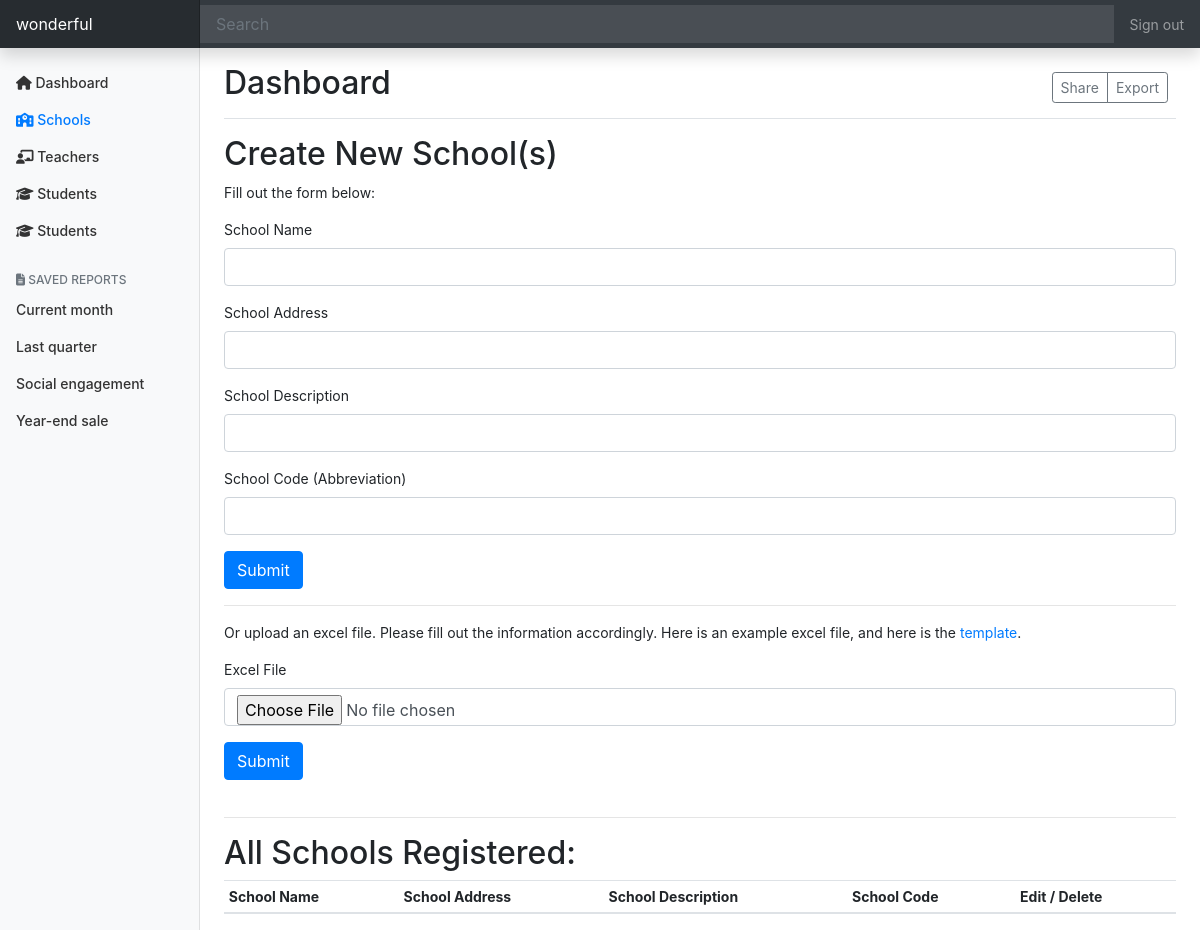
Before: /district-admin/world/schools (signed in) with the older database file.
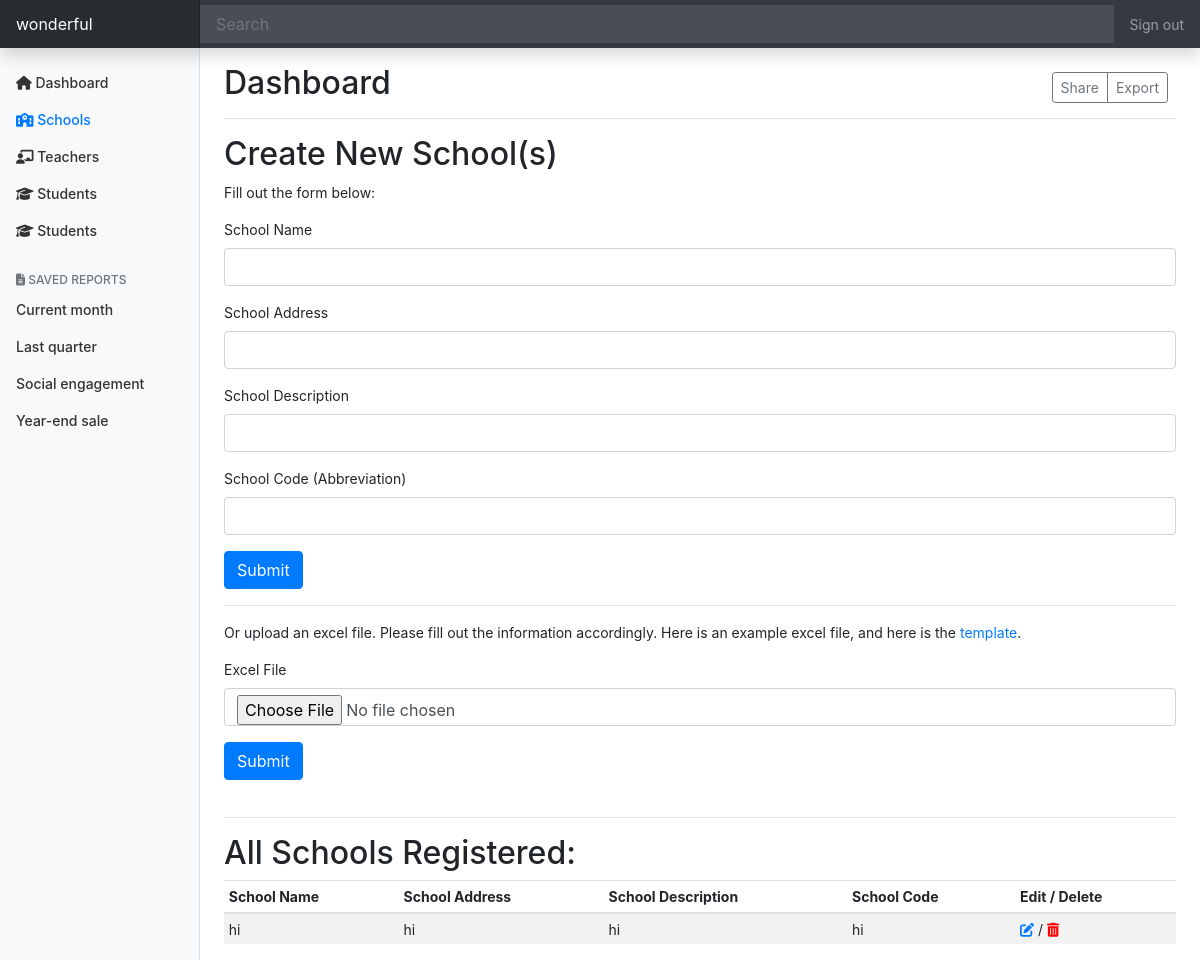
After: the same page with the newer database file.
### tables this page shows
CREATE TABLE "districts" (
	"district_id"	INTEGER PRIMARY KEY AUTOINCREMENT,
	"name"	TEXT,
	"motto"	TEXT,
	"logo"	TEXT,
	"address"	TEXT,
	"code"	TEXT
);

CREATE TABLE "schools" (
	"school_id"	INTEGER PRIMARY KEY AUTOINCREMENT,
	"district_id"	INTEGER,
	"name"	TEXT,
	"address"	TEXT,
	"description"	TEXT,
	"code"	TEXT
);

### app.py (the view)
@app.route("/district-admin/<string:code>/schools", methods=["GET", "POST"])
@login_required
def district_admin_dashboard_school(code):
    d_code = code
    user_info = c.execute("SELECT * FROM users WHERE user_id=:user_id", {
        "user_id": session.get("user_id")
    }).fetchall()
    try:
        district = c.execute("SELECT * FROM districts WHERE code=:code", {
            "code": code
        }).fetchall()[0][0]
    except IndexError:
        abort(403)
    if user_info[0][5] != "district-admin" or user_info[0][6] != district:
        abort(403)
    if request.method == "POST":
        codes = c.execute("SELECT code FROM schools WHERE district_id=:d_id", {
            "d_id": district
        }).fetchall()
        if request.form.get("name") and request.form.get(
                "address") and request.form.get(
                    "description") and request.form.get("code"):
            for code in codes:
                if request.form.get("code") == code[0]:
                    return render_template(
                        "error.html",
                        title="Invalid School Code",
                        details=
                        "School code already in use, please change school code.",
                        url=f"/district-admin/{d_code}/schools")
            c.execute(
                "INSERT INTO schools (district_id, name, address, description, code) VALUES (:district_id, :name, :address, :description, :code)",
                {
                    "district_id": int(district),
                    "name": request.form.get("name"),
                    "address": request.form.get("address"),
                    "description": request.form.get("description"),
                    "code": request.form.get("code")
                })
            conn.commit()
            return redirect(f"/district-admin/{d_code}/schools")
        elif request.files["file"]:
            filename = upload_file(app.config["UPLOAD_FOLDER"])
            wb = load_workbook(
                os.path.join(app.config["UPLOAD_FOLDER"], filename))
            sheet = wb.active
            if sheet.max_column != 4:
                flash("Wrong Format: Did you have EXACTLY 4 columns?",
                      category="danger")
                return redirect(f"/district-admin/{d_code}/schools")
            for i in range(2, sheet.max_row + 1):
                name = sheet.cell(row=i, column=1).value
                address = sheet.cell(row=i, column=2).value
                description = sheet.cell(row=i, column=3).value
                code = sheet.cell(row=i, column=4).value
                c.execute(
                    "INSERT INTO schools (district_id, name, address, description, code) VALUES (:district_id, :name, :address, :description, :code)",
                    {
                        "district_id": int(district),
                        "name": name,
                        "address": address,
                        "description": description,
                        "code": code
                    })
                conn.commit()
            os.remove(os.path.join(app.config["UPLOAD_FOLDER"], filename))
            return redirect(f"/district-admin/{d_code}/schools")
    else:
        schools = c.execute(
            "SELECT * FROM schools WHERE district_id=:district_id", {
                "district_id": district
            }).fetchall()
        return render_template("district-admin/school.html",
                               schools=schools,
                               code=code)

### helpers.py (called while the page is built)
def login_required(f):
    @wraps(f)
    def decorated_function(*args, **kwargs):
        if session.get("user_id") is None:
            return redirect("/login?next=" + request.path)
        return f(*args, **kwargs)
    return decorated_function

### templates/district-admin/school.html
{% extends "district-admin/dashboard-layout.html" %}
{% block main %}
  <div class="d-flex justify-content-between flex-wrap flex-md-nowrap align-items-center pt-3 pb-2 mb-3 border-bottom">
    <h1 class="h2">Dashboard</h1>
    <div class="btn-toolbar mb-2 mb-md-0">
      <div class="btn-group mr-2">
        <button type="button" class="btn btn-sm btn-outline-secondary">Share</button>
        <button type="button" class="btn btn-sm btn-outline-secondary">Export</button>
      </div>
    </div>
  </div>
  <h2>Create New School(s)</h2>
  <p>Fill out the form below: </p>
  <form action="/district-admin/{{ code }}/schools" method="POST">
    <div class="form-group">
      <label for="exampleInputEmail1">School Name</label>
      <input type="text" class="form-control" id="exampleInputEmail1" aria-describedby="emailHelp" name="name" required>
    </div>
    <div class="form-group">
      <label for="exampleInputEmail1">School Address</label>
      <input type="text" class="form-control" id="exampleInputEmail1" aria-describedby="emailHelp" name="address" required>
    </div>
    <div class="form-group">
      <label for="exampleInputEmail1">School Description</label>
      <input type="text" class="form-control" id="exampleInputEmail1" aria-describedby="emailHelp" name="description" required>
    </div>
    <div class="form-group">
      <label for="exampleInputEmail1">School Code (Abbreviation)</label>
      <input type="text" class="form-control" id="exampleInputEmail1" aria-describedby="emailHelp" name="code" required>
    </div>
    <button type="submit" class="btn btn-primary">Submit</button>
  </form>
  <hr>
  <p>Or upload an excel file. Please fill out the information accordingly. Here is an example excel file, and here is the <a href="/static/District-Upload-School-Template.xlsx">template</a>.</p>
  <form action="/district-admin/{{ code }}/schools" method="POST" enctype="multipart/form-data">
    <div class="form-group">
      <label for="exampleInputEmail1">Excel File </label>
      <input type="file" class="form-control" id="exampleInputEmail1" aria-describedby="emailHelp" name="file" required accept="application/vnd.openxmlformats-officedocument.spreadsheetml.sheet, application/vnd.ms-excel">
    </div>
    <button type="submit" class="btn btn-primary">Submit</button>
  </form>
  <br>
  <hr>
  <h2>All Schools Registered: </h2>
  <div class="table-responsive">
    <table class="table table-striped table-sm">
      <thead>
        <tr>
          <th>School Name</th>
          <th>School Address</th>
          <th>School Description</th>
          <th>School Code</th>
          <th>Edit / Delete</th>
        </tr>
      </thead>
      <tbody>
        {% for school in schools %}
          <tr>
            <td>{{ school[2] }}</td>
            <td>{{ school[3] }}</td>
            <td>{{ school[4] }}</td>
            <td>{{ school[5] }}</td>
            <td><a href="edit/school/{{ school[5] }}"><i class="fas fa-edit"></i></a> / <a href="delete/school/{{ school[5] }}"><i class="fas fa-trash-alt" style="color:red;"></i></a></td>
          </tr>
        {% endfor %}
      </tbody>
    </table>
  </div>
{% endblock %}

### templates/district-admin/dashboard-layout.html (shortened to what this page needs)
<!doctype html>
<html lang="en">
  <head>
    <link rel="stylesheet" href="https://stackpath.bootstrapcdn.com/bootstrap/4.5.0/css/bootstrap.min.css">
    <link href="/static/district-admin-dashboard.css" rel="stylesheet">
  </head>
  <body>
    <nav class="navbar navbar-dark sticky-top bg-dark flex-md-nowrap p-0 shadow">
  <a class="navbar-brand col-md-3 col-lg-2 mr-0 px-3" href="/district-admin/{{ session['district_code'] }}">{{ session["district_name"] }}</a>
  <input class="form-control form-control-dark w-100" type="text" placeholder="Search" aria-label="Search">
  <ul class="navbar-nav px-3">
    <li class="nav-item text-nowrap">
      <a class="nav-link" href="/logout">Sign out</a>
    </li>
  </ul>
</nav>
<div class="container-fluid">
  <div class="row">
    <nav id="sidebarMenu" class="col-md-3 col-lg-2 d-md-block bg-light sidebar collapse">
      <div class="sidebar-sticky pt-3">
        <ul class="nav flex-column">
          <li class="nav-item">
            <a class="nav-link" href="/district-admin/{{ session['district_code'] }}" id="dashboard">
                <i class="fas fa-home"></i>
              Dashboard <span class="sr-only">(current)</span>
            </a>
          </li>
          <li class="nav-item">
            <a class="nav-link" href="/district-admin/{{ session['district_code'] }}/schools" id="schools">
                <i class="fas fa-school"></i>
               Schools
            </a>
          </li>
          <li class="nav-item">
            <a class="nav-link" href="/district-admin/{{ session['district_code'] }}/teachers" id="teachers">
                <i class="fas fa-chalkboard-teacher"></i>
              Teachers
            </a>
          </li>
          <li class="nav-item">
            <a class="nav-link" href="/district-admin/{{ session['district_code'] }}/students" id="students">
                <i class="fas fa-graduation-cap"></i>
              Students
            </a>
          </li>
          <li class="nav-item">
            <a class="nav-link" href="/district-admin/{{ session['district_code'] }}/students" id="students">
                <i class="fas fa-graduation-cap"></i>
              Students
            </a>
          </li>
        </ul>
        <h6 class="sidebar-heading d-flex justify-content-between align-items-center px-3 mt-4 mb-1 text-muted">
          <span><i class="fas fa-file-alt"></i> Saved reports</span>
        </h6>
        <ul class="nav flex-column mb-2">
          <li class="nav-item">
            <a class="nav-link" href="#">
              Current month
            </a>
          </li>
          <li class="nav-item">
            <a class="nav-link" href="#">
              Last quarter
            </a>
          </li>
          <li class="nav-item">
            <a class="nav-link" href="#">
              Social engagement
            </a>
          </li>
          <li class="nav-item">
            <a class="nav-link" href="#">
              Year-end sale
            </a>
          </li>
        </ul>
      </div>
    </nav>
    <main role="main" class="col-md-9 ml-sm-auto col-lg-10 px-md-4">
        {% block main %}{% endblock %}
    </main>
  </div>
</div>
</html>

### static/district-admin-dashboard.css (style rules this page uses)
body { font-size: .875rem; }
.sidebar { position: fixed; top: 0; bottom: 0; left: 0; z-index: 100; padding: 48px 0 0; box-shadow: inset -1px 0 0 rgba(0, 0, 0, .1); }
.sidebar-sticky { position: relative; top: 0; height: calc(100vh - 48px); padding-top: .5rem; overflow-x: hidden; overflow-y: auto; }
.sidebar .nav-link { font-weight: 500; color: #333; }
.sidebar .nav-link.active { color: #007bff; }
.sidebar-heading { font-size: .75rem; text-transform: uppercase; }
.navbar-brand { padding-top: .75rem; padding-bottom: .75rem; font-size: 1rem; background-color: rgba(0, 0, 0, .25); box-shadow: inset -1px 0 0 rgba(0, 0, 0, .25); }
.navbar .form-control { padding: .75rem 1rem; border-width: 0; border-radius: 0; }
.form-control-dark { color: #fff; background-color: rgba(255, 255, 255, .1); border-color: rgba(255, 255, 255, .1); }

Changed rows visible on the page:
added schools: name "hi", address "hi", description "hi", code "hi"
